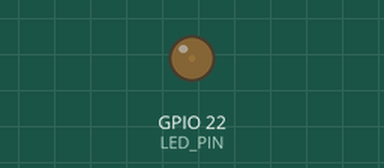
This sketch was run on a simulated ESP32. On the bench: output pins drawn as LEDs (lit = HIGH). What the sketch prints to the serial monitor is not drawn.

Above: at 0.05 s.
At 0.6 s:
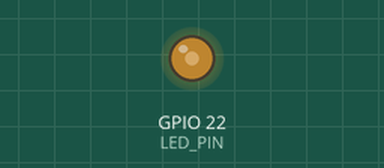
At 1.2 s:
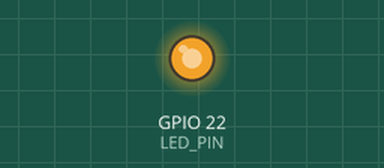
At 2.35 s:
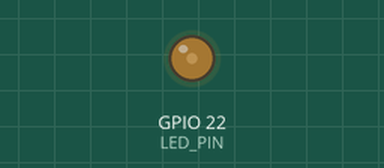
Timing chart, 0 to 6.2 s (numbered marks = the images above):
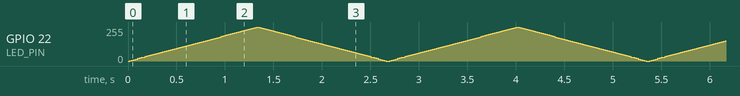

The sketch:

PWM_test.ino
```cpp
#define LED_PIN 22  // 使用22号引脚驱动LED（阴极连接）

// PWM参数配置


// 电压参数
const float voltage_limit = 3.3f;    // ESP32 GPIO电压
const float voltage_power_supply = 3.3f;

void setup() {
  Serial.begin(115200);

  // 初始化LED引脚（新版API会自动配置）
  pinMode(LED_PIN, OUTPUT);
  digitalWrite(LED_PIN, HIGH); // 初始熄灭

  // 新版PWM初始化（合并ledcSetup和ledcAttachPin）
  ledcAttach(LED_PIN, 20000, 8);

  Serial.println("ESP32 Core 3.0+ PWM呼吸灯测试");
}

void loop() {
  // 呼吸效果：渐亮（电压3.3V→0V）
  for(float voltage = voltage_limit; voltage >= 0; voltage -= 0.05) {
    setPwm(voltage);
    delay(20);
  }

  // 呼吸效果：渐暗（电压0V→3.3V）
  for(float voltage = 0; voltage <= voltage_limit; voltage += 0.05) {
    setPwm(voltage);
    delay(20);
  }

  // 输出周期计数
  static uint32_t cycle = 0;
  Serial.printf("呼吸周期#%d\n", ++cycle);
}

// 新版PWM生成函数
void setPwm(float voltage) {
  // 电压约束
  voltage = constrain(voltage, 0, voltage_limit);

  // 计算占空比（注意LED连接方式）
  float duty = 1.0 - (voltage / voltage_power_supply); // 反向占空比

  // 写入PWM（自动管理通道）
  ledcWrite(LED_PIN, (uint32_t)(duty * 255));
}
```
